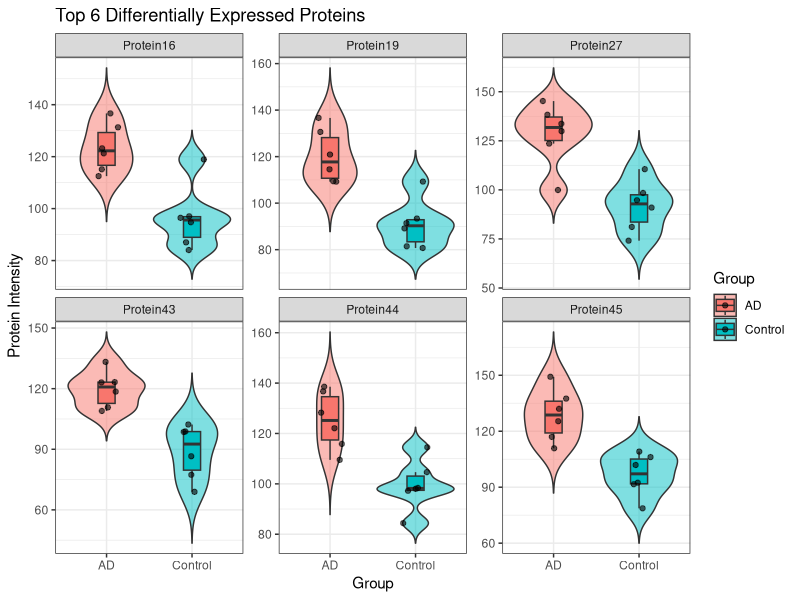
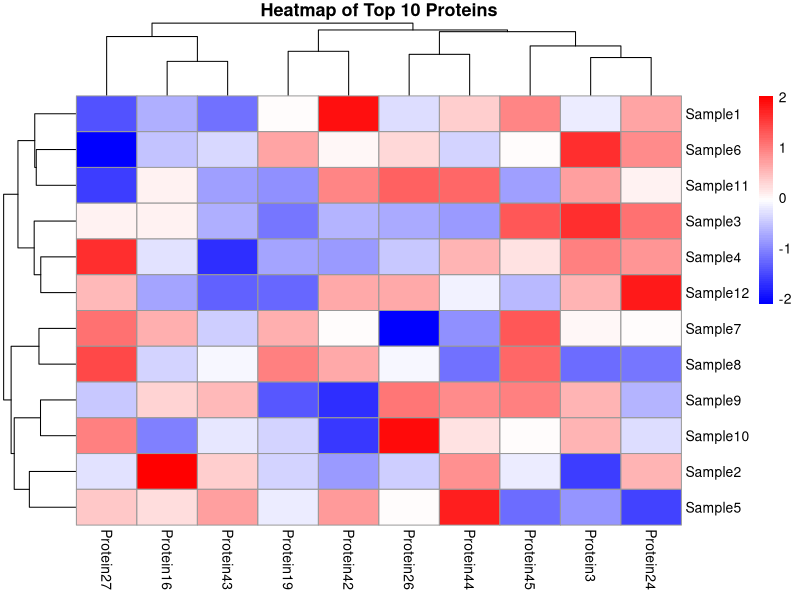

Reproduce these figures in R, in order.
##############################################
# Cell-specific protein expression in Alzheimer's disease
# Author: Steliyana Chakarova
# Date: 12/12/2025
##############################################
setwd("C:/Users/siska/Desktop/Data_Course_CHAKAROVA2/Final_Project")


library(tidyverse)
library(purrr)
library(pheatmap)

# ===========================================================
# 1) Simulate clean proteomics dataset
# ===========================================================
set.seed(123)

# Define proteins and samples
proteins <- paste0("Protein", 1:50)
samples <- paste0("Sample", 1:12)
group <- rep(c("Control", "AD"), each = 6)

# Expand grid to long format
dat_long <- expand.grid(Sample = samples, Protein = proteins) %>%
  mutate(
    Group = rep(group, times = length(proteins)),
    Intensity = rnorm(nrow(.),
                      mean = ifelse(Group == "Control", 100, 120), # AD slightly higher
                      sd = 15)
  )


head(dat_long)

# ===========================================================
# 2) Summary statistics
# ===========================================================
summary_stats <- dat_long %>%
  group_by(Protein, Group) %>%
  summarise(
    mean_intensity = mean(Intensity),
    sd_intensity = sd(Intensity),
    n = n(),
    .groups = "drop"
  )

head(summary_stats)

# ===========================================================
# 3) Statistical comparison: t-tests
# ===========================================================
valid_proteins <- dat_long %>%
  group_by(Protein) %>%
  summarise(n_groups = n_distinct(Group), .groups = "drop") %>%
  filter(n_groups == 2) %>%
  pull(Protein)

t_test_results <- dat_long %>%
  filter(Protein %in% valid_proteins) %>%
  group_by(Protein) %>%
  summarise(
    t_test = list(t.test(Intensity ~ Group)),
    .groups = "drop"
  ) %>%
  mutate(
    estimate = map_dbl(t_test, ~ .$estimate[2] - .$estimate[1]),
    p_value = map_dbl(t_test, ~ .$p.value)
  ) %>%
  select(Protein, estimate, p_value) %>%
  arrange(p_value)

head(t_test_results)

# ===========================================================
# 4) Plot top 6 proteins
# ===========================================================
top_proteins <- t_test_results %>%
  slice_min(p_value, n = 6, with_ties = FALSE) %>%
  pull(Protein)

ggplot(dat_long %>% filter(Protein %in% top_proteins),
       aes(x = Group, y = Intensity, fill = Group)) +
  geom_violin(trim = FALSE, alpha = 0.5) +
  geom_boxplot(width = 0.2, outlier.shape = NA) +
  geom_jitter(width = 0.15, alpha = 0.6) +
  facet_wrap(~ Protein, scales = "free_y") +
  theme_bw() +
  labs(title = "Top 6 Differentially Expressed Proteins",
       x = "Group",
       y = "Protein Intensity")
top_proteins

# ===========================================================
# 5) Heatmap of top 10 proteins
# ===========================================================
top10_proteins <- t_test_results %>%
  slice_min(p_value, n = 10, with_ties = FALSE) %>%
  pull(Protein)

mat_top <- dat_long %>%
  filter(Protein %in% top10_proteins) %>%
  select(Sample, Protein, Intensity) %>%
  pivot_wider(names_from = Protein, values_from = Intensity, values_fn = mean) %>%
  column_to_rownames("Sample") %>%
  as.matrix()

mat_top_scaled <- t(scale(t(mat_top)))

pheatmap(mat_top_scaled,
         scale = "none",
         clustering_distance_rows = "euclidean",
         clustering_distance_cols = "euclidean",
         clustering_method = "complete",
         color = colorRampPalette(c("blue", "white", "red"))(100),
         main = "Heatmap of Top 10 Proteins")

# ===========================================================
# 6) Summary and Interpretation (notes)
# ===========================================================
# Number of proteins: 50
# Number of samples: 12
# Groups: Control and AD (6 samples each)
#
# Top 6 proteins with lowest p-values (most differential expression):
# (listed in top_proteins variable)
#
# Interpretation:
# The top proteins show higher intensities in AD samples compared to Control,
# reflecting the simulated upregulation in disease. 
# The violin and boxplots illustrate the distribution of protein intensities
# within each group, while the heatmap of the top 10 proteins shows clustering 
# patterns across samples.
# In a real dataset, these analyses could identify potential biomarkers or
# proteins associated with disease pathology.
